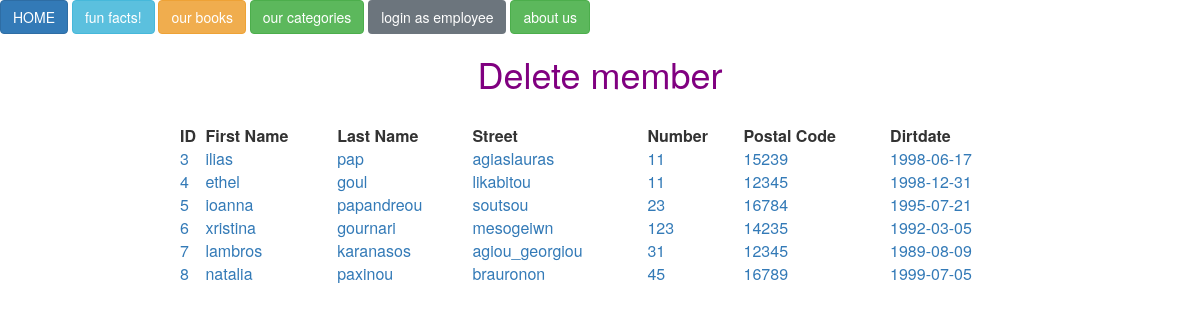
Screenshot of /member_d_html.php with the database file from the repository.
### tables this page shows
CREATE TABLE `member` (
  `memberID` int(11) NOT NULL,
  `MFirst` text NOT NULL,
  `MLast` text NOT NULL,
  `Street` text NOT NULL,
  `number` int(11) NOT NULL,
  `postalCode` int(11) NOT NULL,
  `Mbirthdate` date NOT NULL
);

### member_d_html.php (the view)
<?php include "header.php";
?>
<h1 style ="color:purple;"><center>Delete member </h1></center><br>
<?php
    $query = "SELECT * FROM member;";
    $result = mysqli_query($connection,$query);
    $counter  = mysqli_num_rows($result);
    if($counter <= 0) {
        echo "<center> <div class='alert alert-danger' role='alert'>
                    Database is empty!!
                    </div> </center>";
    }
    else{
        echo '<center><table style="width:70%">
                <tr>
                    <th>ID</th>
                    <th>First Name</th>
                    <th>Last Name</th>
                    <th>Street</th>
                    <th>Number</th>
                    <th>Postal Code</th>
                    <th>Dirtdate</th>
                </tr>';
        while($row=mysqli_fetch_assoc($result))
        {
            echo '          <tr>
                                    <td><a href = deletemember.php?ID=' . $row['memberID'] .'>'. $row['memberID'].' </a></td>
                                    <td><a href = deletemember.php?ID=' . $row['memberID'] .'>'. $row['MFirst'].' </a></td>
                                    <td><a href = deletemember.php?ID=' . $row['memberID'] .'>'. $row['MLast'].' </a></td>
                                    <td><a href = deletemember.php?ID=' . $row['memberID'] .'>'. $row['Street'].'</a> </td>
                                    <td><a href = deletemember.php?ID=' . $row['memberID'] .'>'. $row['number'].'</a> </td>
                                    <td><a href = deletemember.php?ID=' . $row['memberID'] .'>'. $row['postalCode'].'</a> </td>
                                    <td><a href = deletemember.php?ID=' . $row['memberID'] .'>'. $row['Mbirthdate'].'</a> </td>
                            </tr>';
        }
        echo '</center>';
    }
    ?>
    </body>
    </html>

### rows the page displays
member: memberID "3", MFirst "ilias", MLast "pap", Street "agiaslauras", number "11", postalCode "15239", Mbirthdate "1998-06-17"
member: memberID "4", MFirst "ethel", MLast "goul", Street "likabitou", number "11", postalCode "12345", Mbirthdate "1998-12-31"
member: memberID "5", MFirst "ioanna", MLast "papandreou", Street "soutsou", number "23", postalCode "16784", Mbirthdate "1995-07-21"
member: memberID "6", MFirst "xristina", MLast "gournari", Street "mesogeiwn", number "123", postalCode "14235", Mbirthdate "1992-03-05"
member: memberID "7", MFirst "lambros", MLast "karanasos", Street "agiou_georgiou", number "31", postalCode "12345", Mbirthdate "1989-08-09"
member: memberID "8", MFirst "natalia", MLast "paxinou", Street "brauronon", number "45", postalCode "16789", Mbirthdate "1999-07-05"
